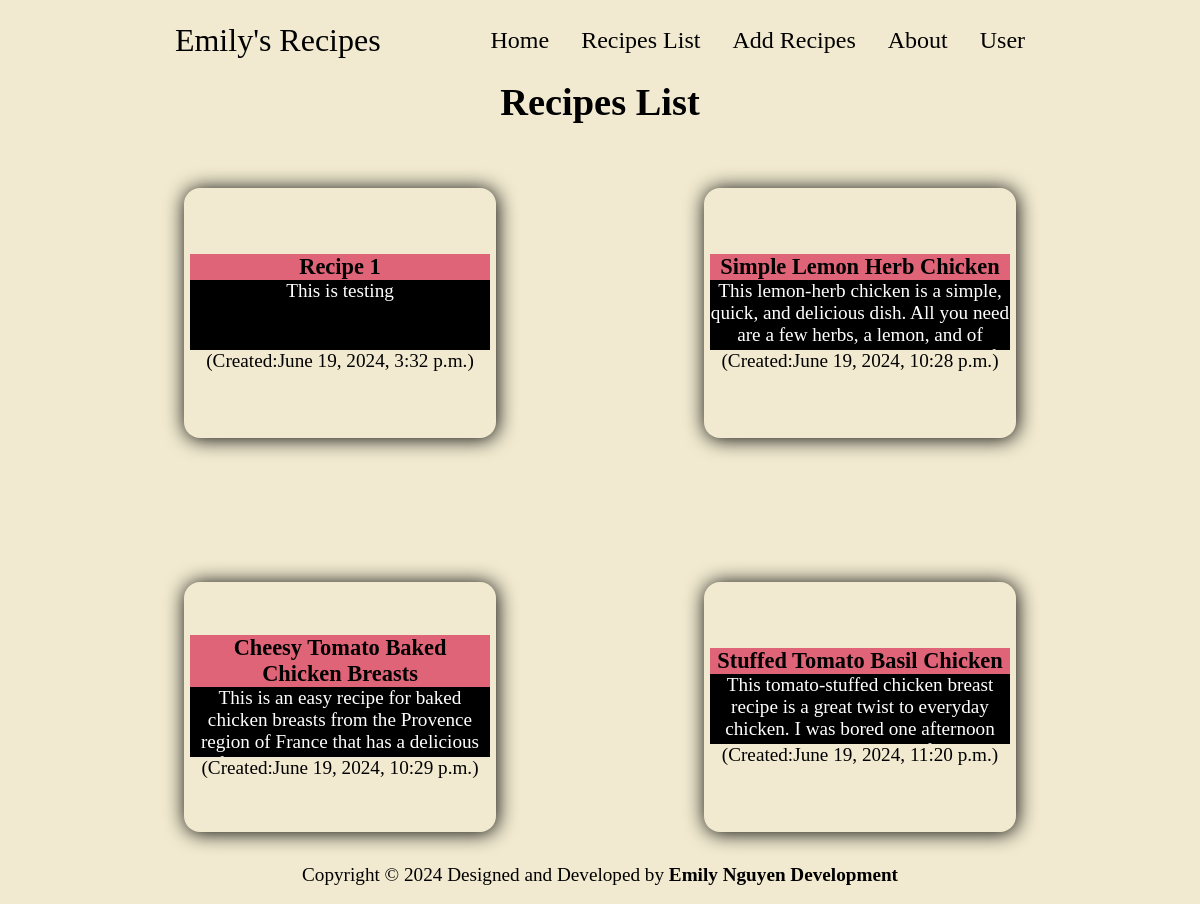
The app's page /recipes/ with its own data.
### recipes/models.py (models this page shows, shortened)
class Recipe(models.Model):
    name = models.CharField(max_length=64)
    time = models.IntegerField()
    servings = models.IntegerField()
    description = models.TextField()
    direction = models.TextField()
    author = models.ForeignKey(CustomUser, on_delete=models.CASCADE, related_name="recipes", null=True)
    ingredients = models.ManyToManyField(Ingredient, related_name="ingredients")
    date_created = models.DateTimeField(auto_now_add=True)
    date_updated = models.DateTimeField(auto_now=True)
    is_featured = models.BooleanField(default=False)

### recipes/views.py (the view)
# urls.py: path('recipes/', include('recipes.urls')),
def recipes(request):
    return render(request, "recipes/recipes.html",{
        "recipes": Recipe.objects.all()
    })

### recipes/templates/recipes/recipes.html (shortened to what this page needs)
{% extends 'recipes/layout.html'%}
{% block body %}
<h1>Recipes List</h1>
<div class="recipes-container">
    {% for recipe in recipes %}
    <div class="recipe-card">
      <a href="{% url 'recipes:recipe' recipe.id %}">
        <div>
            <p class="recipe-name">{{recipe.name}}</p>
            <p class="recipe-desc">{{recipe.description}}</p>
            <p>(Created:{{recipe.date_created}})</p>
        </div>
      </a>
    </div>
    {% endfor%}
</div>
{% endblock %}

### static/styles/style.css (style rules this page uses)
* { margin: 0; padding: 0; }
body { min-height: 100vh; background-color: rgba(236, 227, 191, 0.726); color: black; font-size: 1.2rem; display: flex; flex-direction: column; width: 80%; margin: 0 auto; }
a { color: #000; text-decoration: none; text-decoration-color: white; }
a, .btn { transition: all 300ms ease; }

### recipes/static/recipes/styles/style.css (style rules this page uses)
.recipes-container { display: flex; justify-content: space-around; gap: 5rem; flex-flow: row wrap; padding-top: 2rem; }
.recipe-card { min-height: 250px; min-width: 250px; max-width: 280px; display: flex; flex: 1; align-items: center; text-align: center; justify-content: center; border-radius: 1rem; box-shadow: 1px 1px 20px black; padding-left: 1rem; padding-right: 1rem; margin: 2rem; }
.recipe-desc { background-color: #000; color: white; width: 300px; height: 70px; overflow: hidden; text-overflow: ellipsis; }
.recipe-name { background-color: rgb(224, 100, 120); color: #000; font-size: 1.4rem; font-weight: bold; text-align: center; padding: 0 0.3rem; }

### records on screen
Recipe: name "Recipe 1", description "This is testing", date_created "June 19, 2024, 3:32 p.m."
Recipe: name "Simple Lemon Herb Chicken", description "This lemon-herb chicken is a simple, quick, and delicious dish. All you need are a few herbs, a lemon, and of…", date_created "June 19, 2024, 10:28 p.m."
Recipe: name "Cheesy Tomato Baked Chicken Breasts", description "This is an easy recipe for baked chicken breasts from the Provence region of France that has a delicious…", date_created "June 19, 2024, 10:29 p.m."
Recipe: name "Stuffed Tomato Basil Chicken", description "This tomato-stuffed chicken breast recipe is a great twist to everyday chicken. I was bored one afternoon…", date_created "June 19, 2024, 11:20 p.m."
